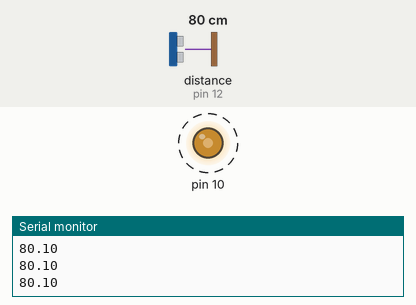
This sketch was run on a simulated Arduino Uno, built with avr-gcc and run on an emulated ATmega328P. On the bench: output pins drawn as LEDs (lit = HIGH), the last lines printed to the serial monitor. Wiring (inferred from the names in the program): ultrasonic range finder: trigger pin 11; echo pin 12. Dashed ring = blinking. The inputs (shaded band) are chosen by the test bench; at power-on: distance to the obstacle (sensor on pin 12) 80 cm. The echo pulse lasts 58.3 µs per cm; pins used as bus, display or sensor lines are not drawn.

Above: at 1.2 s.
1.3 s: distance to the obstacle (sensor on pin 12) set to 97 cm
4.3 s: distance to the obstacle (sensor on pin 12) set to 104 cm
At 5.0 s:
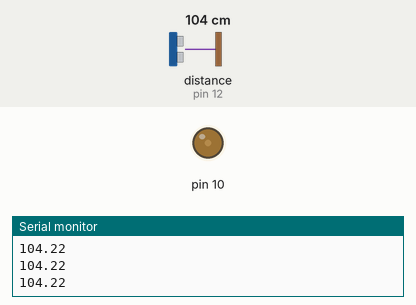
7.3 s: distance to the obstacle (sensor on pin 12) set to 250 cm
At 8.4 s:
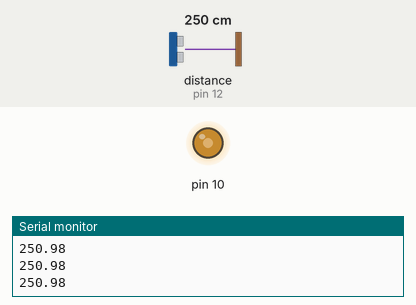
Timing chart, 0 to 62.8 s (numbered marks = the images above; inputs shaded):
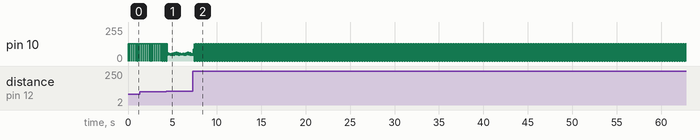

The sketch:

PC_7_hw.ino
```cpp
#include<TimerOne.h>

const int trigPin=11;
const int echoPin=12;
const int BUZZER =10;

void setup() {
  pinMode(trigPin,OUTPUT);
  pinMode(echoPin,INPUT);
  Serial.begin(115200);
  Timer1.initialize();
   Timer1.pwm(BUZZER,0);
}

void loop() {
  digitalWrite(trigPin, LOW);
  delayMicroseconds(2);
  digitalWrite(trigPin,HIGH);
  delayMicroseconds(10);
  digitalWrite(trigPin,LOW);

  Timer1.setPwmDuty(BUZZER,512);

  unsigned long duration=pulseIn(echoPin,HIGH);
  float distance=duration/58.f;
  Serial.println(distance);
  if(distance<100){
    Timer1.setPeriod(1000000/262);
    delay(100);
    Timer1.setPeriod(1000000/294);
    delay(100);
  }
  else {
    Timer1.setPeriod(0);
  }

  Timer1.setPwmDuty(BUZZER,0);
  delay(10);
}
```

Measured:
- the behaviour switches between 99 and 100 cm on distance to the obstacle (sensor on pin 12) (found by bisection; images 0 and 1)
